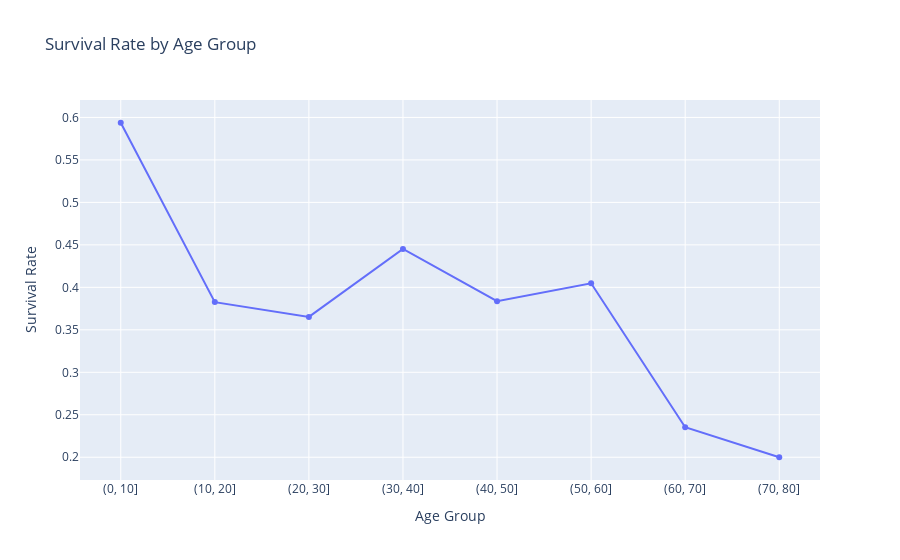

The cell this chart's notebook holds for it:
### Markdown cell above
Line plot to display the survival rate of passengers based on their age

### Code cell
# Calculating survival rate
titanic['AgeGroup'] = pd.cut(titanic['age'], bins=np.arange(0, 90, 10))
survival_rate = titanic.groupby('AgeGroup', observed=True)['survived'].mean().reset_index()
survival_rate['AgeGroup'] = survival_rate['AgeGroup'].astype(str)

# Line Plot
fig = px.line(
    survival_rate,
    x='AgeGroup',
    y='survived',
    title='Survival Rate by Age Group',
    markers=True
)

fig.update_layout(
    xaxis_title='Age Group',
    yaxis_title='Survival Rate'
)

fig.show()

### Figure 1 — Plotly figure (JSON) as saved in the notebook; plotly's stock layout.template omitted (floating-point values rounded to 4 significant figures)
{"data": [{"hovertemplate": "AgeGroup=%{x}<br>survived=%{y}<extra></extra>", "legendgroup": "", "line": {"color": "#636efa", "dash": "solid"}, "marker": {"symbol": "circle"}, "mode": "lines+markers", "name": "", "orientation": "v", "showlegend": false, "type": "scatter", "x": ["(0, 10]", "(10, 20]", "(20, 30]", "(30, 40]", "(40, 50]", "(50, 60]", "(60, 70]", "(70, 80]"], "xaxis": "x", "y": [0.5938, 0.3826, 0.3652, 0.4452, 0.3837, 0.4048, 0.2353, 0.2], "yaxis": "y"}], "layout": {"legend": {"tracegroupgap": 0}, "title": {"text": "Survival Rate by Age Group"}, "xaxis": {"anchor": "y", "domain": [0, 1], "title": {"text": "Age Group"}}, "yaxis": {"anchor": "x", "domain": [0, 1], "title": {"text": "Survival Rate"}}}}
